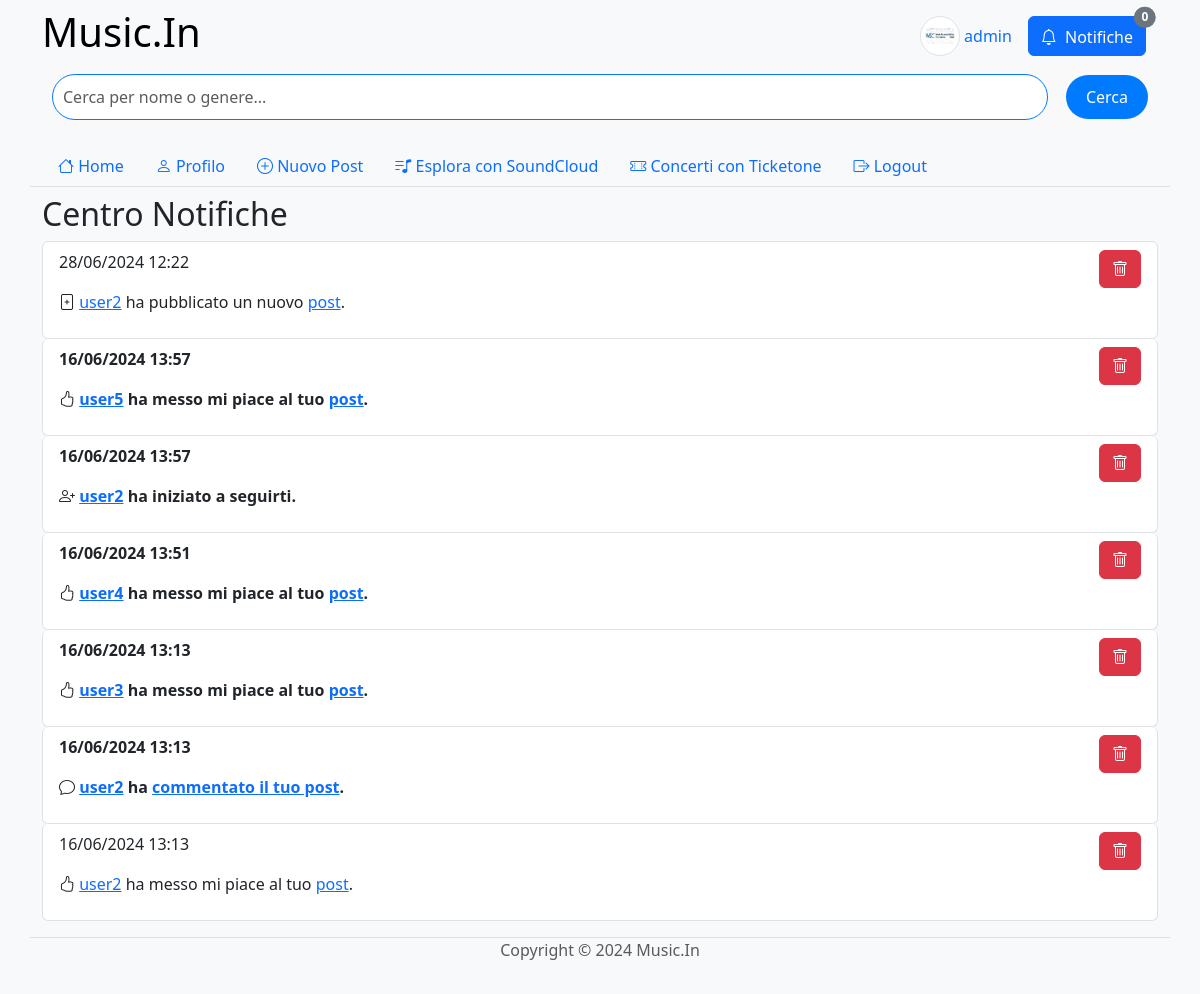
Before: /notifications.php (signed in) with the older database file.
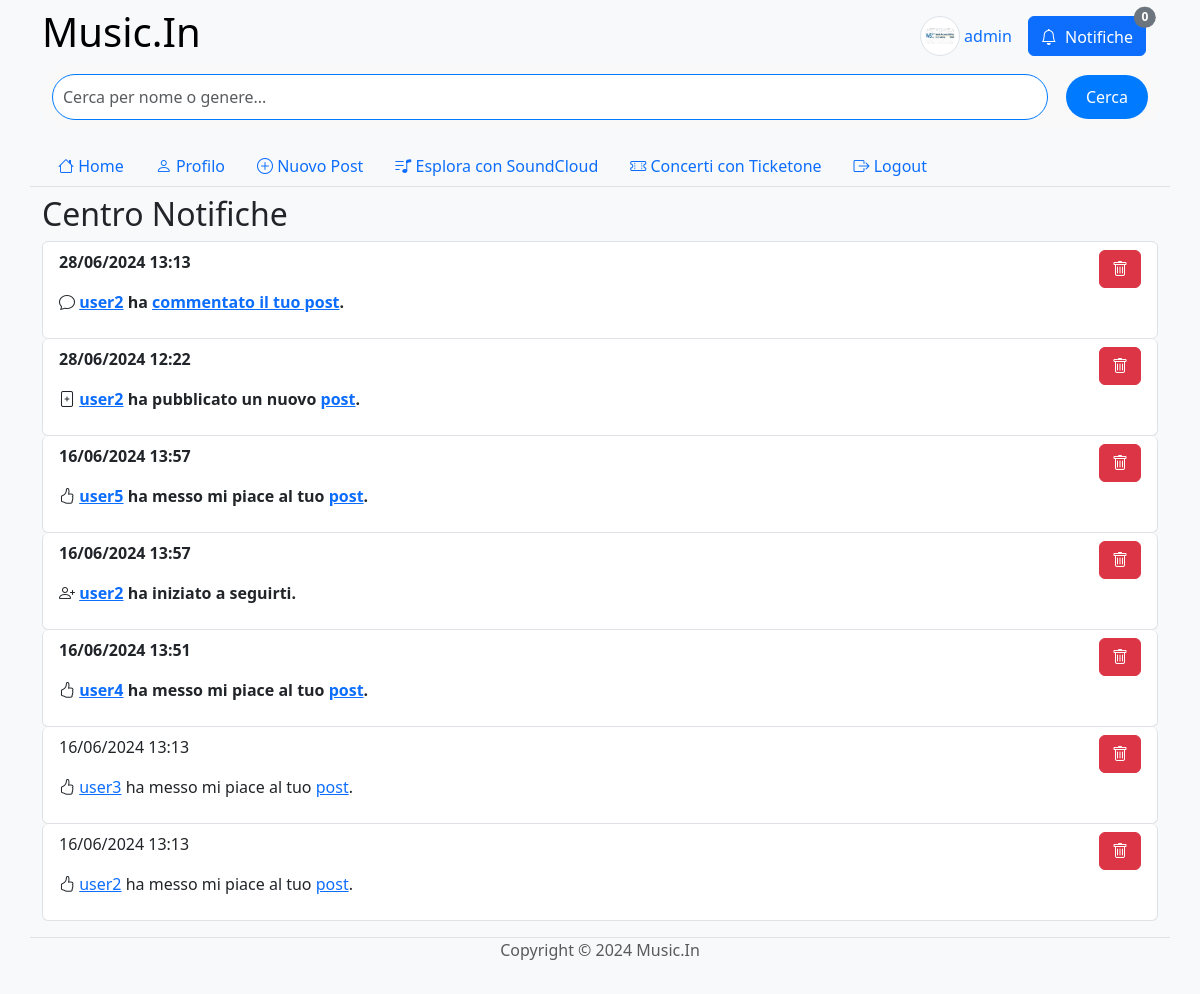
After: the same page with the newer database file.
### tables this page shows
create table users (
     `id` int not null AUTO_INCREMENT,
     `username` varchar(255) not null,
     `password` varchar(255) not null,
     `email` varchar(255) not null,
     `name` varchar(255),
     `surname` varchar(255),
     `image` varchar(255),
     `genre_id` int,
     constraint `IDUser` primary key (`id`),
     unique key `username` (`username`),
     unique key `email` (`email`));

create table notifications (
     `id` int not null AUTO_INCREMENT,
     `type` int not null,
     `created_at` timestamp not null DEFAULT current_timestamp(),
     `was_read` boolean not null DEFAULT false,
     `receiver_id` int not null,
     `creator_id` int not null,
     `post_id` int,
     `comment_id` int,
     constraint `IDNotifica` primary key (`id`));

### notifications.php (called while the page is built)
<?php
require_once __DIR__ . '/bootstrap.php';
$notifications = $dbh->getNotifications($_SESSION["user_id"]);
$templateParams["title"] = "Music.In - Notifiche";
$templateParams["name"] = "notifications";
require __DIR__ . '/template/base.php';
?>

### db/connessione-db.php (called while the page is built)
<?php
require_once(__DIR__ . "/dbhelper.php");
$servername = "localhost";
$username = "root";
$password = "";
$dbname = "music_in";
$port = 3306;
$dbh = new DatabaseHelper($servername, $username, $password, $dbname, $port);
?>

### db/dbhelper.php (called while the page is built, shortened)
<?php
class DatabaseHelper {
    private $conn;
    public function __construct($servername, $username, $password, $dbname, $port) {
        try {
            $this->conn = new PDO("mysql:host=$servername;dbname=$dbname;port=$port", $username, $password);
            $this->conn->setAttribute(PDO::ATTR_ERRMODE, PDO::ERRMODE_EXCEPTION);
            $this->conn->exec("SET NAMES utf8mb4");
        } catch(PDOException $e) {
            echo "Connessione al database fallita: " . $e->getMessage();
            die();
        }
    }
    public function getUserInfo($user_id) {
        $query_user = "SELECT id, username, email, name, surname, image as profile_image, genre_id FROM users WHERE id = :user_id";
        $stmt_user = $this->conn->prepare($query_user);
        $stmt_user->bindParam(':user_id', $user_id);
        $stmt_user->execute();
        $user = $stmt_user->fetch(PDO::FETCH_ASSOC);
        return $user;
    }
    public function getNotifications($user_id) {
        $query = "SELECT id as notification_id, type, created_at, was_read, creator_id, post_id, comment_id FROM notifications WHERE receiver_id = :user_id ORDER BY created_at DESC";
        $stmt = $this->conn->prepare($query);
        $stmt->bindParam(':user_id', $user_id);
        $stmt->execute();
        $notifications = $stmt->fetchAll(PDO::FETCH_ASSOC);
        return $notifications;
    }
}
?>

### template/notifications.php (the view, shortened to what this page needs)
<section>
    <h2>Centro Notifiche</h2>
    <?php if (empty($notifications)) : ?>
        <p>Non hai ancora nessuna notifica.</p>
    <?php else : ?>
        <ul class="list-group">
            <?php foreach ($notifications as $notification) : ?>
                <li class="container card card-body list-group-item <?php if (!$notification["was_read"]) { echo 'fw-bold';} ?>">
                    <div class="row">
                        <p class="col-10"><?php echo htmlspecialchars(formatDatetime($notification['created_at'])); ?></p>
                        <form class="col-2 text-end" action="php/processa-delete-notification.php" method="post">
                            <button type="submit" class="btn btn-danger text-nowrap"><span class="bi bi-trash"></span><span class="d-none">Elimina notifica</span></button>
                        </form>
                    </div>
                    <p class="">
                        <?php switch ($notification['type']):
                        case NotificationType::LIKE->value: ?>
                            <span class="bi bi-hand-thumbs-up"></span>
                            <a href="profile.php?id=<?php echo htmlspecialchars($notification['creator_id']); ?>"><?php echo htmlspecialchars($dbh->getUserInfo($notification['creator_id'])['username']); ?></a> ha messo mi piace al tuo <a href="comments.php?post_id=<?php echo htmlspecialchars($notification['post_id']); ?>"> post</a>.
                        <?php break; ?>
                        <?php case NotificationType::COMMENT->value: ?>
                            <span class="bi bi-chat"></span>
                            <a href="profile.php?id=<?php echo htmlspecialchars($notification['creator_id']); ?>"><?php echo htmlspecialchars($dbh->getUserInfo($notification['creator_id'])['username']); ?></a> ha <a href="comments.php?post_id=<?php echo htmlspecialchars($notification["post_id"]); ?>#comment-<?php echo htmlspecialchars($notification["comment_id"]); ?>">commentato il tuo post</a>.
                        <?php break; ?>
                        <?php case NotificationType::FOLLOW->value: ?>
                            <span class="bi bi-person-plus"></span>
                            <a href="profile.php?id=<?php echo htmlspecialchars($notification['creator_id']); ?>"><?php echo htmlspecialchars($dbh->getUserInfo($notification['creator_id'])['username']); ?></a> ha iniziato a seguirti.
                        <?php break; ?>
                        <?php case NotificationType::POST->value: ?>
                            <span class="bi bi-file-plus"></span>
                            <a href="profile.php?id=<?php echo htmlspecialchars($notification['creator_id']); ?>"><?php echo htmlspecialchars($dbh->getUserInfo($notification['creator_id'])['username']); ?></a> ha pubblicato un nuovo <a href="comments.php?post_id=<?php echo htmlspecialchars($notification['post_id']); ?>">post</a>.
                        <?php break; ?>
                        <?php endswitch; ?>
                    </p>
                </li>
                <?php $dbh->setNotificationRead($notification["notification_id"]); ?>
            <?php endforeach; ?>
        </ul>
    <?php endif; ?>
</section>

### template/base.php (shortened to what this page needs)
<!DOCTYPE html>
<html lang="it" class="h-100">
<head>
    <link href="https://cdn.jsdelivr.net/npm/bootstrap@5.3.3/dist/css/bootstrap.min.css" rel="stylesheet">
    <link rel="stylesheet" href="https://cdn.jsdelivr.net/npm/bootstrap-icons@1.11.3/font/bootstrap-icons.min.css">
    <link rel='stylesheet' type='text/css' href='css/common.css'>
</head>
<body class="bg-light d-flex flex-column h-100">
<?php
$username = $dbh->getUserInfo(getCurrentUserId())['username'];
$profile_image = $dbh->getUserInfo(getCurrentUserId())['profile_image'];
?>
    <nav class="navbar navbar-expand-md navbar-light bg-light sticky-top">
        <div class="container justify-content-center border-bottom">
            <div class="col-12">
                <div class="d-flex">
                    <h1><a class="navbar-brand h1 fs-1" href="/">Music.In</a></h1>
                    <div class="container nav nav-pills align-items-center justify-content-end">
                        <a class="nav-link" href="profile.php">
                            <?php if (!empty($profile_image)): ?>
                                <img class="avatar-thumbnail img-thumbnail rounded-circle" src="<?php echo UPLOAD_DIR . htmlspecialchars($profile_image); ?>" alt="Immagine Profilo">
                            <?php else: ?>
                                <span class="bi bi-person-circle align-middle"></span>
                            <?php endif; ?>
                            <span class="d-none d-sm-inline align-middle"><?php echo htmlspecialchars($username); ?></span>
                        </a>
                        <a class="btn btn-outline-primary position-relative <?php markIfActive("notifications.php"); ?>" href="notifications.php">
                            <div class="text-nowrap">
                                <span class="bi bi-bell align-middle"></span>
                                <span class="d-none d-sm-inline ms-1 align-middle">Notifiche</span>
                                <span id="notification_counter" class="position-absolute top-0 start-100 translate-middle badge rounded-pill bg-secondary">0</span>
                            </div>
                        </a>
                    </div>
                </div>
                <form class="d-flex" role="search" action="search.php" method="get">
                    <input class="form-control me-2" type="search" id="searchBar" name="search" placeholder="Cerca per nome o genere..." aria-label="Search">
                    <button class="btn btn-outline-success" type="submit">Cerca</button>
                </form>
                <div class="navbar-collapse" id="navbarCollapse">
                    <ul class="nav nav-pills col-12 col-lg-auto my-2 justify-content-center my-md-0 text-small">
                        <?php
                        $navlinks = [
                            ["index.php", "bi-house", "Home"],
                            ["profile.php", "bi-person", "Profilo"],
                            ["new-post.php", "bi-plus-circle", "Nuovo Post"],
                            ["explore.php", "bi bi-music-note-list", "Esplora con SoundCloud"],
                            ["concerts.php", "bi bi-ticket-perforated", "Concerti con Ticketone"],
                            ["logout.php", "bi-box-arrow-right", "Logout"],
                        ];
                        ?>
                        <?php foreach ($navlinks as $navlink) : ?>
                            <li class="nav-item">
                                <a class="nav-link <?php markIfActive($navlink[0]); ?>" href="<?php echo $navlink[0]; ?>">
                                    <span class="bi <?php echo $navlink[1]; ?>"></span>
                                    <span class="d-none d-md-inline"><?php echo $navlink[2]; ?></span>
                                </a>
                            </li>
                        <?php endforeach; ?>
                    </ul>
                </div>
            </div>
        </div>
    </nav>
    <main class="flex-shrink-0">
        <div class="container">
            <?php if(isset($templateParams["name"])) { require(__DIR__ . "/" . $templateParams["name"] . ".php"); } ?>
        </div>
    </main>
    <footer class="footer mt-auto py-3 bg-body-tertiary">
        <div class="container border-top">
            <p class="text-center text-body-secondary">Copyright &copy; 2024 Music.In</p>
        </div>
    </footer>
</body>
</html>

### utils/functions.php (shortened to what this page needs)
<?php
function getCurrentUserId() {
    return $_SESSION["user_id"];
}
function markIfActive($pagename){
    if(basename($_SERVER['PHP_SELF'])==$pagename){
        echo "active";
    }
}
function formatDatetime($datetime) {
    return (new DateTime($datetime))->format('d/m/Y H:i');
}
?>

### css/common.css (style rules this page uses)
.avatar-thumbnail { height: 30pt; width: 30pt; object-fit: scale-down; }
form.d-flex[role="search"] { display: flex; align-items: center; gap: 10px; margin-bottom: 16px; background-color: #f9f9f9; padding: 10px; border-radius: 25px; }
form.d-flex[role="search"] .form-control { flex: 1; border: 1px solid #007bff; border-radius: 25px; padding: 10px; font-size: 16px; }
form.d-flex[role="search"] .btn { padding: 10px 20px; font-size: 16px; border-radius: 25px; background-color: #007bff; color: white; border: none; transition: background-color 0.3s; }

Changed rows visible on the page:
changed notifications (number 1 of 7 on the later page): created_at "16/06/2024 13:13" → "28/06/2024 13:13"; moves up the list
changed notifications (number 2 of 7 on the later page): was_read 1 → 0 (drawn)
changed notifications "user3": was_read 0 → 1 (drawn)
